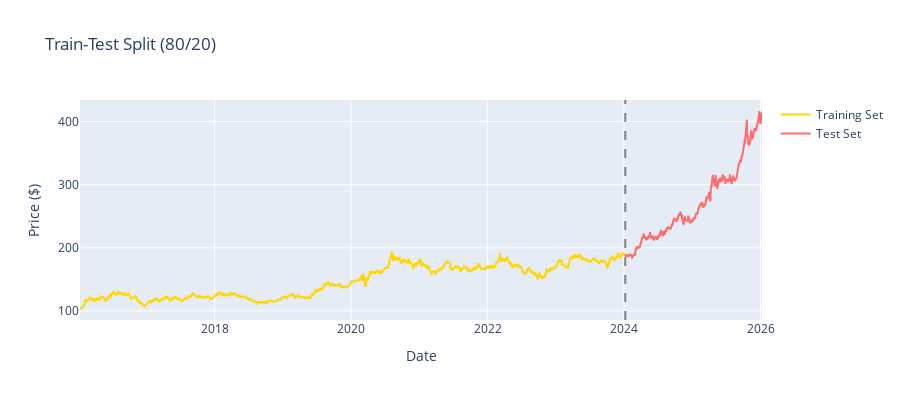

Source (notebook cell):
### Markdown cell above
## 5. Train-Test Split

### Code cell
# 80/20 train-test split
train_size = int(len(df) * 0.8)

train_data = df[:train_size].copy()
test_data = df[train_size:].copy()

print(f"Train-Test Split:")
print(f"  Total Observations: {len(df)}")
print(f"  Training Set: {len(train_data)} observations ({len(train_data)/len(df)*100:.1f}%)")
print(f"  Test Set: {len(test_data)} observations ({len(test_data)/len(df)*100:.1f}%)")
print(f"\nTraining Period: {train_data['Date'].min()} to {train_data['Date'].max()}")
print(f"Test Period: {test_data['Date'].min()} to {test_data['Date'].max()}")

# Visualize split
fig = go.Figure()
fig.add_trace(go.Scatter(
    x=train_data['Date'], y=train_data['Price'],
    mode='lines', name='Training Set',
    line=dict(color='#FFD700', width=2)
))
fig.add_trace(go.Scatter(
    x=test_data['Date'], y=test_data['Price'],
    mode='lines', name='Test Set',
    line=dict(color='#FF6B6B', width=2)
))
fig.add_vline(x=train_data['Date'].max(), line_dash="dash", line_color="gray")
fig.update_layout(
    title="Train-Test Split (80/20)",
    xaxis_title="Date",
    yaxis_title="Price ($)",
    hovermode='x unified',
    height=400
)
fig.show()

### Figure 1 — Plotly figure (JSON) as saved in the notebook; plotly's stock layout.template omitted (floating-point values rounded to 4 significant figures; data arrays with more than 128 entries replaced by an {"elided": "..."} marker saying what was removed)
{"data": [{"line": {"color": "#FFD700", "width": 2}, "mode": "lines", "name": "Training Set", "type": "scatter", "x": {"elided": "2012 str values"}, "y": {"elided": "2012 float values"}}, {"line": {"color": "#FF6B6B", "width": 2}, "mode": "lines", "name": "Test Set", "type": "scatter", "x": {"elided": "503 str values"}, "y": {"elided": "503 float values"}}], "layout": {"height": 400, "hovermode": "x unified", "shapes": [{"line": {"color": "gray", "dash": "dash"}, "type": "line", "x0": "2024-01-08T00:00:00", "x1": "2024-01-08T00:00:00", "xref": "x", "y0": 0, "y1": 1, "yref": "y domain"}], "title": {"text": "Train-Test Split (80/20)"}, "xaxis": {"title": {"text": "Date"}}, "yaxis": {"title": {"text": "Price ($)"}}}}
